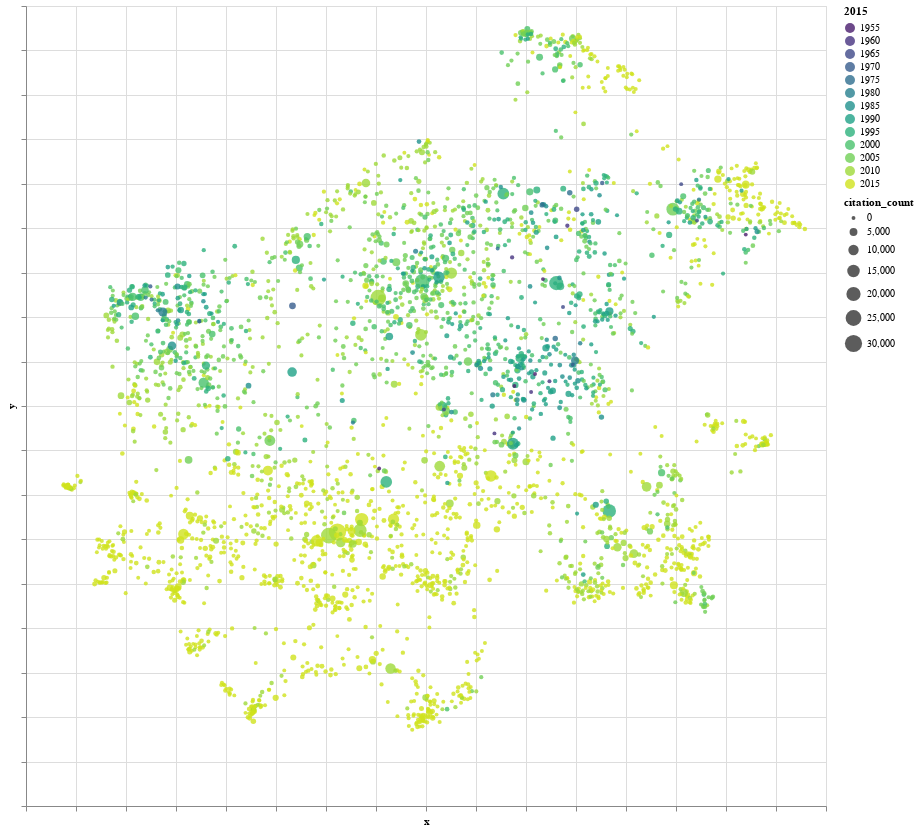

The notebook cell saved with this chart:
### Code cell
chart

### Figure 1 — Vega-Lite specification as saved in the notebook (floating-point values rounded to 4 significant figures; data arrays with more than 128 entries replaced by an {"elided": "..."} marker saying what was removed)
{"config": {"view": {"continuousWidth": 400, "continuousHeight": 300}}, "data": {"name": "data-0b7d3a6564c1d076be26bb8058c9aa24"}, "mark": {"type": "circle", "opacity": 0.2, "radius": 2}, "encoding": {"color": {"field": "2015", "scale": {"clamp": true, "domain": [1955, 1960, 1965, 1970, 1975, 1980, 1985, 1990, 1995, 2000, 2005, 2010, 2015], "reverse": false, "scheme": "viridis"}, "type": "ordinal"}, "opacity": {"condition": {"value": 0.8, "selection": "selector003"}, "value": 0.2}, "size": {"field": "citation_count", "scale": {"exponent": 1, "range": [15, 300], "type": "pow"}, "type": "quantitative"}, "tooltip": [{"field": "title", "type": "nominal"}, {"field": "authors", "type": "nominal"}], "x": {"axis": {"labels": false}, "field": "x", "scale": {"zero": false}, "type": "quantitative"}, "y": {"axis": {"labels": false}, "field": "y", "scale": {"zero": false}, "type": "quantitative"}}, "height": 800, "selection": {"selector003": {"type": "multi", "fields": ["2015"], "bind": "legend"}, "selector004": {"type": "interval", "bind": "scales", "encodings": ["x", "y"]}}, "width": 800, "$schema": "https://vega.github.io/schema/vega-lite/v4.17.0.json", "datasets": {"data-0b7d3a6564c1d076be26bb8058c9aa24": {"elided": "3309 records"}}}
